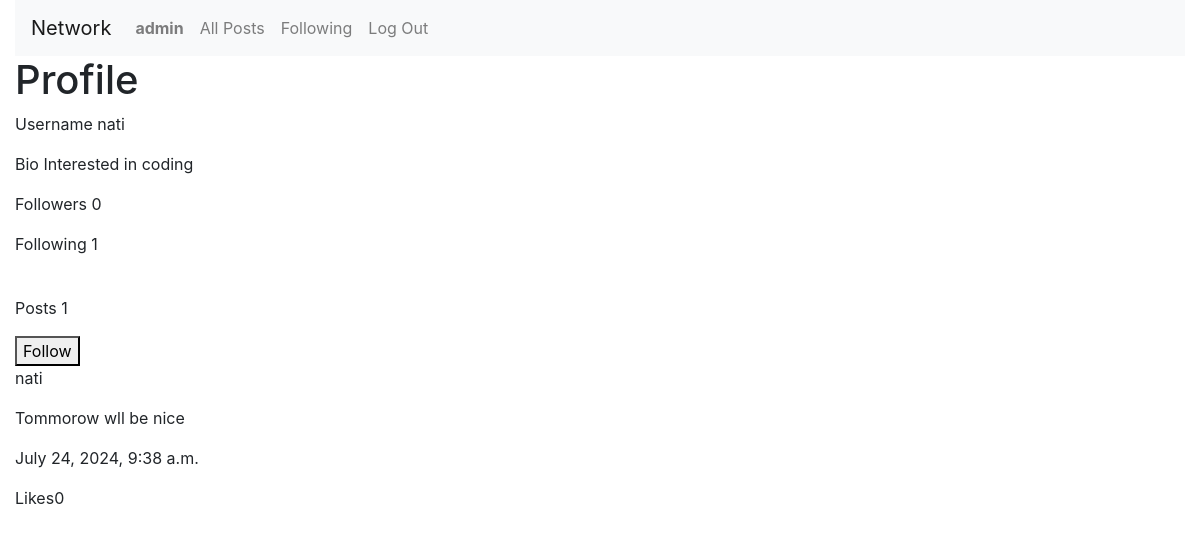
Page /profile_view/nati (signed in) on the committed database.
### network/models.py (models this page shows)
class User(AbstractUser):
    pass

class Profile(models.Model):
    user = models.ForeignKey(User, on_delete=models.CASCADE, related_name="profile")
    bio = models.TextField(blank=True)
    image_link = models.URLField(blank=True, max_length=600)
    profileSet = models.BooleanField(default=False)

class Publish(models.Model):
    user = models.ForeignKey(User, on_delete=models.CASCADE, related_name="userPublish")
    content = models.TextField()
    time = models.DateTimeField(auto_now_add=True)
    likes = models.IntegerField(default=0)

### network/views.py (the view)
# urls.py: path("profile_view/<str:username>",views.profile_view,name="profile_view"),
@csrf_exempt
def profile_view(request,username):
    followerpersons = []
    user = User.objects.get(username=username)
    username = user.username
    profile = Profile.objects.get(user=user)
    bio = profile.bio
    image_link = profile.image_link
    followers = Followers.objects.filter(user=user).count()
    for follower in Followers.objects.filter(user = user):
        followerpersons.append(follower.follower.username)
    following = Following.objects.filter(user=user).count()
    if request.user.username.strip().lower() in (name.strip().lower() for name in followerpersons):
        followed = True
    else:
        followed = False
    postNumber = Publish.objects.filter(user = user).count()
    publishes = Publish.objects.filter(user = user).order_by('-time')
    return render(request, "network/profileview.html",{
        'followed':followed,
        'username':username,
        'bio':bio,
        'image_link':image_link,
        'profile':profile,
        'followers':followers,
        'following':following,
        'postNumber':postNumber,
        'publishes':publishes
    })

### network/templates/network/profileview.html (shortened to what this page needs)
{% extends "network/layout.html" %}
{% load static %}
{% block body %}
    <h1>
        Profile
    </h1>
    <div class="profile">
       <p>Username {{username}}</p>
         <p>Bio {{bio}}</p>
            <p id = "followers">Followers {{followers}}</p>
            <p id = "following">Following {{following}}</p>
            <p>Posts {{postNumber}}</p>
            {% if request.user.is_authenticated and request.user.username != username %}
            {% if followed %}
                <button id = "unfollow" data-user = {{username}}>Unfollow</button>
            {%else%}
                <button id = "follow" data-user = {{username}}>Follow</button>
            {%endif%}
            {% endif %}
    </div>
    {% for publish in publishes %}
        <div class="published">
            <p  class = "postuser">{{publish.user}}</p>
            <p class = "content">{{publish.content}}</p>
            <p class = "time">{{publish.time}}</p>
            <p class ="like">Likes{{publish.likes}}</p>
        </div>
        {%empty%}
        <h1>No posts</h1>
    {% endfor %}
{% endblock %}

### network/templates/network/layout.html (shortened to what this page needs)
{% load static %}
<!DOCTYPE html>
<html lang="en">
    <head>
        <link rel="stylesheet" href="https://stackpath.bootstrapcdn.com/bootstrap/4.4.1/css/bootstrap.min.css">
        <link href="{% static 'network/styles.css' %}" rel="stylesheet">
    </head>
    <body>
        <div class="container-fluid">
            <nav class="navbar navbar-expand-lg navbar-light bg-light">
                <a class="navbar-brand" href="#">Network</a>
                <div>
                  <ul class="navbar-nav mr-auto">
                    {% if user.is_authenticated %}
                        <li class="nav-item">
                            <a class="nav-link" href="#"><strong>{{ user.username }}</strong></a>
                        </li>
                    {% endif %}
                    <li class="nav-item">
                      <a class="nav-link" href="{% url 'index' %}">All Posts</a>
                    </li>
                    {% if user.is_authenticated %}
                        <li class="nav-item">
                            <a class="nav-link" href="#" id = "followingPage">Following</a>
                        </li>
                        <li class="nav-item">
                            <a class="nav-link" href="{% url 'logout' %}">Log Out</a>
                        </li>
                    {% endif %}
                  </ul>
                </div>
              </nav>
              <div class="body">
                {% block body %}
                {% endblock %}
            </div>
        </div>
    </body>
</html>

### rows in the picture
User: username "admin"
User: username "nati"
Profile: bio "Interested in coding"
Publish: user "nati", content "Tommorow wll be nice", time "July 24, 2024, 9:38 a.m.", likes "0"

### other values in the picture
{{ followers }} "0"
{{ following }} "1"
{{ postNumber }} "1"
